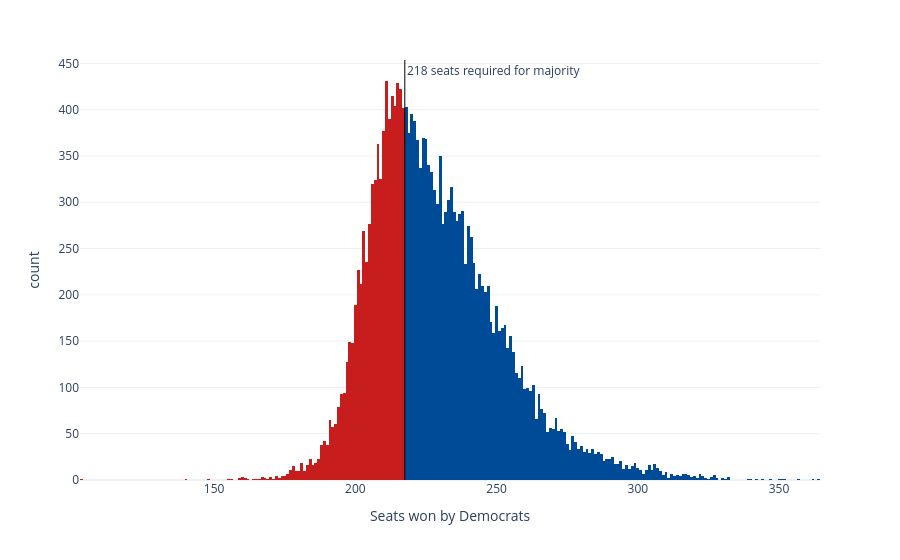

Here is the notebook cell this chart was saved with:
### Code cell
sims_hist = px.histogram(seat_sims, x='seats', nbins=np.unique(seat_sims['seats']).shape[0]*2, color='winner',
                         color_discrete_map={'Democrats': '#004b97', 'Republicans': '#c71e1d'},
                         labels={'seats':'Seats won by Democrats', 'winner': 'Winner'}, template='plotly_white')
sims_hist.update_traces(showlegend=False)
sims_hist.add_vline(x=217.5, line_width=1, line_color='black', annotation_text='218 seats required for majority', 
                    annotation_position='top right')
sims_hist

### Figure 1 — Plotly figure (JSON) as saved in the notebook; plotly's stock layout.template omitted (floating-point values rounded to 4 significant figures; data arrays with more than 128 entries replaced by an {"elided": "..."} marker saying what was removed)
{"data": [{"bingroup": "x", "hovertemplate": "Winner=Republicans<br>Seats won by Democrats=%{x}<br>count=%{y}<extra></extra>", "legendgroup": "Republicans", "marker": {"color": "#c71e1d", "pattern": {"shape": ""}}, "name": "Republicans", "nbinsx": 376, "orientation": "v", "showlegend": false, "type": "histogram", "x": {"elided": "7218 int values"}, "xaxis": "x", "yaxis": "y"}, {"bingroup": "x", "hovertemplate": "Winner=Democrats<br>Seats won by Democrats=%{x}<br>count=%{y}<extra></extra>", "legendgroup": "Democrats", "marker": {"color": "#004b97", "pattern": {"shape": ""}}, "name": "Democrats", "nbinsx": 376, "orientation": "v", "showlegend": false, "type": "histogram", "x": {"elided": "12782 int values"}, "xaxis": "x", "yaxis": "y"}], "layout": {"annotations": [{"showarrow": false, "text": "218 seats required for majority", "x": 217.5, "xanchor": "left", "xref": "x", "y": 1, "yanchor": "top", "yref": "y domain"}], "barmode": "relative", "legend": {"title": {"text": "Winner"}, "tracegroupgap": 0}, "margin": {"t": 60}, "shapes": [{"line": {"color": "black", "width": 1}, "type": "line", "x0": 217.5, "x1": 217.5, "xref": "x", "y0": 0, "y1": 1, "yref": "y domain"}], "xaxis": {"anchor": "y", "domain": [0, 1], "title": {"text": "Seats won by Democrats"}}, "yaxis": {"anchor": "x", "domain": [0, 1], "title": {"text": "count"}}}}
